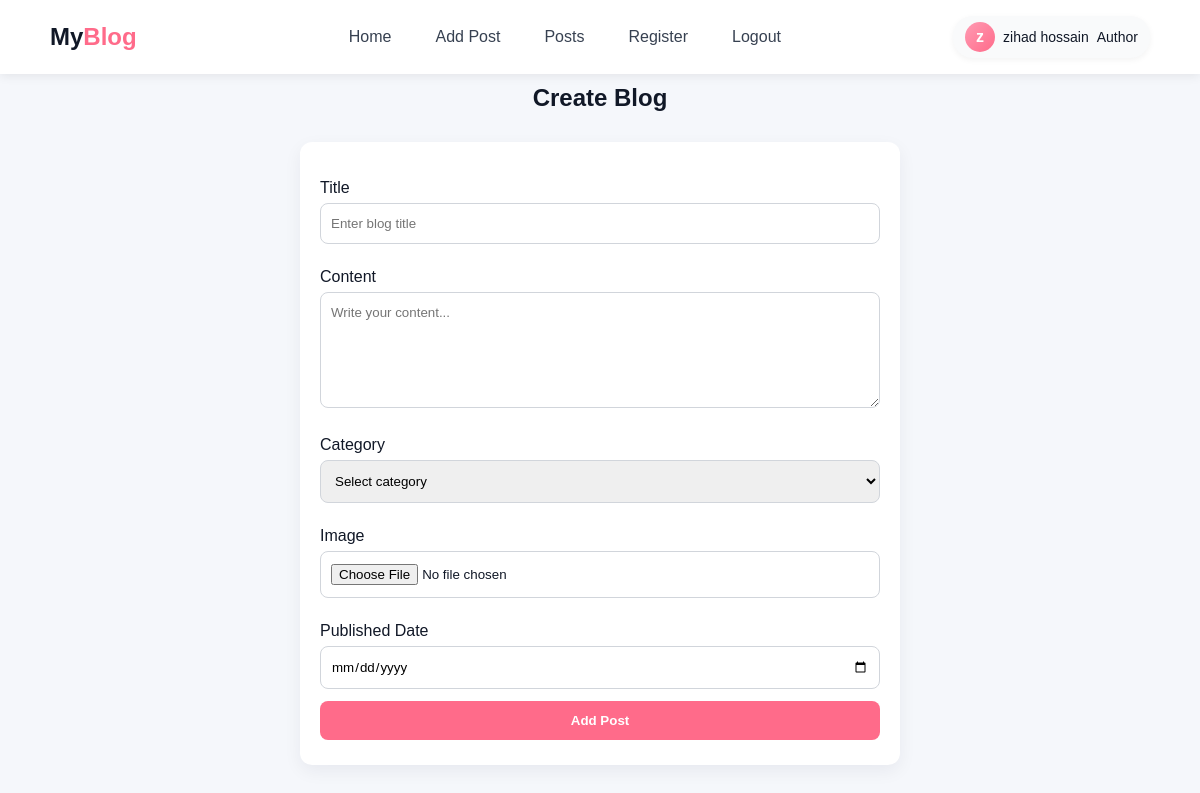
The page /addPage/ (signed in) on the database its author committed.
### blog_app/models.py (models this page shows, shortened)
class UserInfoModel(AbstractUser):
    user=[
        ('Author','Author' ),
        ('Admin','Admin'),
    ]
    full_name=models.CharField(max_length=100,null=True)
    user_type=models.CharField(choices=user , max_length=30,null=True)

### blog_app/views.py (the view, shortened to what this page needs)
# urls.py: path('addPage/',addPage,name='addPage'),
@login_required
def addPage(request):
    return render(request,'post/addpost.html')

### template/post/addpost.html (shortened to what this page needs)
{% extends 'master/base.html' %}
{% block body %}
<h2 style="text-align:center; margin-bottom:20px;">Create Blog</h2>
<form action="" method="POST" enctype="multipart/form-data">
    <label for="title">Title</label>
    <input type="text" id="title" name="title" placeholder="Enter blog title">
    <label for="content">Content</label>
    <textarea id="content" name="content" placeholder="Write your content..." rows="6"></textarea>
    <label for="category">Category</label>
    <select id="category" name="category">
        <option value="">Select category</option>
    </select>
    <label for="image">Image</label>
    <input type="file" id="image" name="image">
    <label for="published_date">Published Date</label>
    <input type="date" id="published_date" name="published_date">
    <input type="submit" value="Add Post">
</form>
{% endblock body %}

### template/master/nav.html
<nav class="navbar">
  <div class="nav-container">
    <div class="nav-logo">
      <a href="{% url 'homePage' %}">My<span>Blog</span></a>
    </div>
    <ul class="nav-links">
      <li><a href="{% url 'homePage' %}">Home</a></li>
      {% if request.user.user_type == 'Author' %}
      <li><a href="{% url 'addPage' %}">Add Post</a></li>
      {% endif %}
      <li><a href="{% url 'postPage' %}">Posts</a></li>
      <li><a href="{% url 'registerPage' %}">Register</a></li>
      <li><a href="{% url 'logoutPage' %}">Logout</a></li>
    </ul>
    <div class="nav-user">
      <div class="user-avatar">{{ request.user.full_name|slice:":1" }}</div>
      <span class="user-name">{{ request.user.full_name }}</span>
      <span class="user-name">{{request.user.user_type}}</span>
    </div>
  </div>
</nav>

### template/master/base.html (style rules this page uses)
body { margin: 0; padding: 0; font-family: "Poppins", sans-serif; background-color: #f5f7fb; color: #111827; }
h2, p { margin: 10px; }
:root { --card-bg: #ffffff; --accent: #ff6b8a; --muted: #6b7280; --shadow: 0 6px 18px rgba(20,20,50,0.06); --radius: 12px; --gap: 14px; }
form { max-width: 600px; margin: 30px auto; background-color: #fff; padding: 25px 20px; border-radius: 12px; box-shadow: 0 6px 18px rgba(20,20,50,0.06); box-sizing: border-box; font-family: "Poppins", sans-serif; }
label { display: block; margin-top: 12px; font-weight: 500; }
input[type=text], input[type=date], input[type=file], textarea, select { width: 100%; padding: 12px 10px; margin-top: 6px; margin-bottom: 12px; border: 1px solid #d1d5db; border-radius: 8px; box-sizing: border-box; font-family: "Poppins", sans-serif; transition: border 0.2s ease; }
input[type=submit] { width: 100%; background-color: #ff6b8a; color: #fff; padding: 12px; border: none; border-radius: 8px; font-weight: 600; cursor: pointer; transition: background 0.2s ease, transform 0.2s ease; }
nav.navbar { background-color: #fff; box-shadow: 0 2px 10px rgba(0,0,0,0.08); position: sticky; top: 0; z-index: 1000; }
.nav-container { max-width: 1100px; margin: 0 auto; display: flex; justify-content: space-between; align-items: center; padding: 12px 24px; }
.nav-logo a { font-size: 24px; font-weight: 700; color: #111827; text-decoration: none; }
.nav-logo a span { color: var(--accent); }
.nav-links { display: flex; list-style: none; gap: 20px; }
.nav-links li a { text-decoration: none; color: #374151; font-weight: 500; padding: 8px 12px; border-radius: 8px; transition: all 0.3s ease; }
.nav-user { display: flex; align-items: center; gap: 8px; background-color: #f9fafb; padding: 6px 12px; border-radius: 20px; box-shadow: 0 2px 6px rgba(0,0,0,0.05); }
.user-avatar { background: linear-gradient(135deg, #ff9bb3, #ff6b8a); color: white; width: 30px; height: 30px; border-radius: 50%; display: flex; justify-content: center; align-items: center; font-weight: 600; }
.user-name { font-size: 14px; color: #111827; font-weight: 500; }

### rows shown on the page
UserInfoModel: user.full_name "z", user.full_name "zihad hossain", user.user_type "Author"
